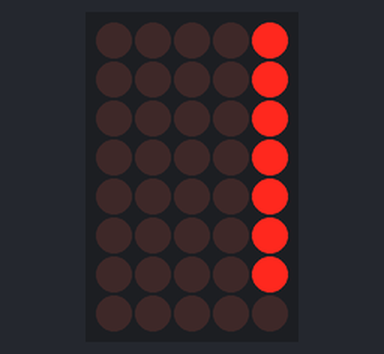
The sketch below on a simulated Arduino Uno, built with avr-gcc and run on an emulated ATmega328P. On the bench: 5×8 LED matrix. Wiring (inferred from the names in the program): LED matrix (orientation assumed): rows pin 2, pin 3, pin 4, pin 5, pin 6, pin 7, pin 8, pin 9; columns pin 14, pin 15, pin 16, pin 17, pin 18.

Above: at 0.3 s.
At 3.16 s:
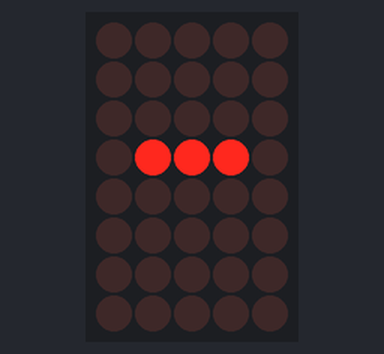
At 5.6 s:
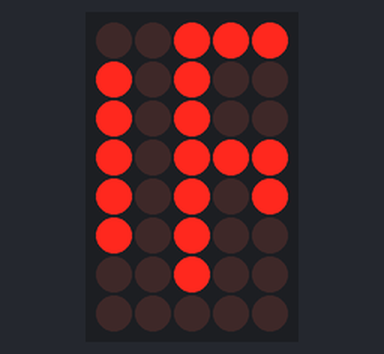
At 10.48 s:
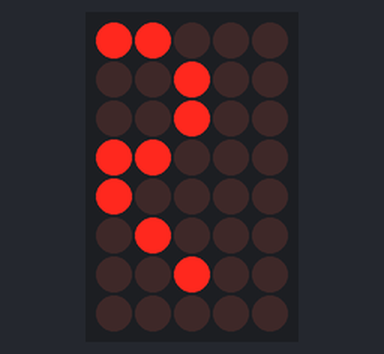
At 16.68 s:
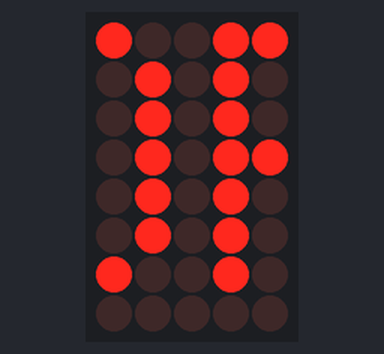
At 21.85 s:
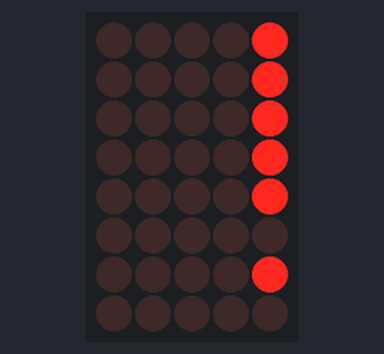

The sketch:

8x5-mulit-color-led-matrix-driver.ino
```cpp
//
//  Title: 8 x 5 Multi-Color LED Matrix driver, Arduino, text scroller (no other ICs required).
//  Author: T. Sheflin
//  Date: 12/23/2021
//  Code idea from 10*8 LED Matrix with 4017 IC, By Vadim S. On 25.06.2009
//  Code and circuit posted to https://github.com/tpsheflin/8x5-Multi-Color-LED-Matrix-Driver
//  LED Matrix: CSM-58261EG-21, (Used Data Sheet for CSM-58261EG)
//  HW: Arduino-UNO, 10 390 Ohm resistors and 36 jumper wires
//

int color=1;

#define spc   {B00000,B00000,B00000,B00000,B00000,B00000,B00000,B00000}
#define A     {B01110,B10001,B10001,B11111,B10001,B10001,B10001,B00000}
#define B     {B11110,B10001,B10001,B11110,B10001,B10001,B11110,B00000}
#define C     {B01110,B10001,B10000,B10000,B10000,B10001,B01110,B00000}
#define D     {B11110,B10001,B10001,B10001,B10001,B10001,B11110,B00000}
#define E     {B11111,B10000,B10000,B11110,B10000,B10000,B11111,B00000}
#define _F    {B11111,B10000,B10000,B11110,B10000,B10000,B10000,B00000}     //compile error if "F" is used, use "_F" instead
#define G     {B01110,B10001,B10000,B10000,B10011,B10001,B01110,B00000}
#define H     {B10001,B10001,B10001,B11111,B10001,B10001,B10001,B00000}
#define I     {B01110,B00100,B00100,B00100,B00100,B00100,B01110,B00000}
#define J     {B11111,B00100,B00100,B00100,B00100,B10100,B01000,B00000}
#define K     {B10001,B10010,B10100,B11000,B10100,B10010,B10001,B00000}
#define L     {B10000,B10000,B10000,B10000,B10000,B10000,B11110,B00000}
#define M     {B10001,B11011,B10101,B10001,B10001,B10001,B10001,B00000}
#define N     {B10001,B10001,B11001,B10101,B10011,B10001,B10001,B00000}
#define O     {B01110,B10001,B10001,B10001,B10001,B10001,B01110,B00000}
#define P     {B11110,B10001,B10001,B11110,B10000,B10000,B10000,B00000}
#define Q     {B01110,B10001,B10001,B10001,B10001,B10010,B01101,B00000}
#define R     {B11110,B10001,B10001,B11110,B10100,B10010,B10001,B00000}
#define S     {B01111,B10000,B10000,B01110,B00001,B00001,B11110,B00000}
#define T     {B11111,B00100,B00100,B00100,B00100,B00100,B00100,B00000}
#define U     {B10001,B10001,B10001,B10001,B10001,B10001,B01110,B00000}
#define V     {B10001,B10001,B10001,B10001,B10001,B01010,B00100,B00000}
#define W     {B10001,B10001,B10001,B10001,B10101,B11011,B10001,B00000}
#define X     {B10001,B01010,B01010,B00100,B01010,B01010,B10001,B00000}
#define Y     {B10001,B10001,B01010,B00100,B00100,B00100,B00100,B00000}
#define Z     {B11111,B00001,B00010,B00100,B01000,B10000,B11111,B00000}
#define _0  {B01110,B10001,B10001,B10101,B10001,B10001,B01110,B00000}
#define _1  {B00100,B01100,B00100,B00100,B00100,B00100,B01110,B00000}
#define _2  {B01110,B10001,B00001,B00110,B01000,B10000,B11111,B00000}
#define _3  {B01110,B10001,B00001,B01110,B00001,B10001,B01110,B00000}
#define _4  {B10000,B10000,B10010,B11111,B00010,B00010,B00010,B00000}
#define _5  {B11111,B10000,B10000,B01110,B00001,B10001,B01110,B00000}
#define _6  {B01110,B10000,B10000,B11110,B10001,B10001,B01110,B00000}
#define _7  {B11111,B00001,B00010,B00100,B01000,B01000,B01000,B00000}
#define _8  {B01110,B10001,B10001,B01110,B10001,B10001,B01110,B00000}
#define _9  {B01110,B10001,B10001,B01111,B00001,B10001,B01110,B00000}
#define dsh {B00000,B00000,B00000,B01110,B00000,B00000,B00000,B00000}
#define bng {B00100,B00100,B00100,B00100,B00100,B00000,B00100,B00000}

//const int numChars = 22;  //number of characters to display + 1
//byte chars[numChars][8]={spc,M,E,R,R,Y,spc,C,H,R,I,S,T,M,A,S,spc,_2,_0,_2,_1};
//const int numChars = 21;
//byte chars[numChars][8]={spc,H,A,P,P,Y,spc,N,E,W,spc,Y,E,A,R,spc,_2,_0,_2,_2};
//const int numChars = 40;
//byte chars[numChars][8]={spc,A,B,C,D,E,_F,G,H,I,J,K,L,M,N,O,P,Q,R,S,T,U,V,W,X,Y,Z,spc,_0,_1,_2,_3,_4,_5,_6,_7,_8,_9,spc};
const int numChars = 47;
byte chars[numChars][8]={spc,M,U,L,T,I,dsh,C,O,L,O,R,spc,L,E,D,spc,M,A,T,R,I,X,spc,D,R,I,V,E,R,spc,_F,O,R,spc,A,R,D,U,I,N,O,bng,bng,bng,spc};


// Define array of row pin numbers:
int ROW[8] = {2,3,4,5,6,7,8,9};
// Define array of green column pin numbers:
int COL_G[5] = {14,15,16,17,18}; 			          //can use analog pins as digital outs.
// Define array of red column pin numbers:
int COL_R[5] = {1,10,11,12,13};                 //can use pin 1, just remember to remove any serial begin code, use differnt pin if serial required.


void setup()
{
   // iterate over the pins:
  for(int i = 0; i<8; i++){    // initialize pins as output:
    pinMode(ROW[i],OUTPUT);
  }

  for(int i = 0; i<5; i++){    // initialize pins as output:
    pinMode(COL_G[i],OUTPUT);
    pinMode(COL_R[i],OUTPUT);
  }
  Clear();
}

void loop()
{
 show(15);    //scroll speed
}

void show(int loops)
{
  for(int x=0;x<numChars-1;x++) //loop over chars
  {
   for (int z=0;z<5;z++) //scroll 1 bit at a time
   {
    for(int t=0;t<loops;t++) //delay we get with loops
    {
     for(int y=0;y<8;y++) //loop over the array of bytes in #defines
     {
       byte temp = chars[x][y];
       byte temp_2=chars[x+1][y];							                //code remnants from arduino PORTD ctrl and 4017 chip ctrl
       byte port_val = (temp<<z)+(temp_2>>6-z);              	//PORTD = (t...
       wrt_val(port_val, x, color);
       //delayMicroseconds(800);  								            //time every row is one
       //Clear();                                            	//PORTD=B00000000; fixes ghosting
       digitalWrite(ROW[y],HIGH);                             //digitalWrite(clock,HIGH);
       //delay(2); //longer delay if needed
       delayMicroseconds(800);                               	//delayMicroseconds(5);
       digitalWrite(ROW[y],LOW);                              //digitalWrite(clock,LOW);
     }
    }
   }
  }
  color++;  //change color of displayed chars
  if(color==4){
    color=1;
  }
}


void wrt_val(byte port_val, int x, int color)
{
  for(int c = 4; c >= 0; c--) {
    bool bit_val = ((port_val>>(c)) & HIGH);
    //write the col bits to active row
    if (color==3){
      digitalWrite(COL_R[4-c],!bit_val);                      //COL_R[4-c] letters scrolls left, COL_R[c] letters scroll right and reversed
      digitalWrite(COL_G[4-c],!bit_val);
    }
    else if (color==2) {
      digitalWrite(COL_R[4-c],!bit_val);
    }
    else {
      digitalWrite(COL_G[4-c],!bit_val);                      //COL_R[4-c] letters scrolls left, COL_R[c] letters scroll right and reversed
    }
  }
}


void Clear()                         	//clear all outputs
{
  for(int i = 0;i<8;i++) {
    digitalWrite(ROW[i],LOW);  		  //Anode side of LEDs
  }
  for(int i = 0;i<5;i++) {
    digitalWrite(COL_G[i],HIGH);		//Cathode side of Green LEDs
    digitalWrite(COL_R[i],HIGH);		//Cathode side of Red LED
  }
}


void test()							 	//used for deguging
{
  digitalWrite(ROW[3],1);
  digitalWrite(COL_R[2],0);
  delay(50);
  Clear();
}
```
